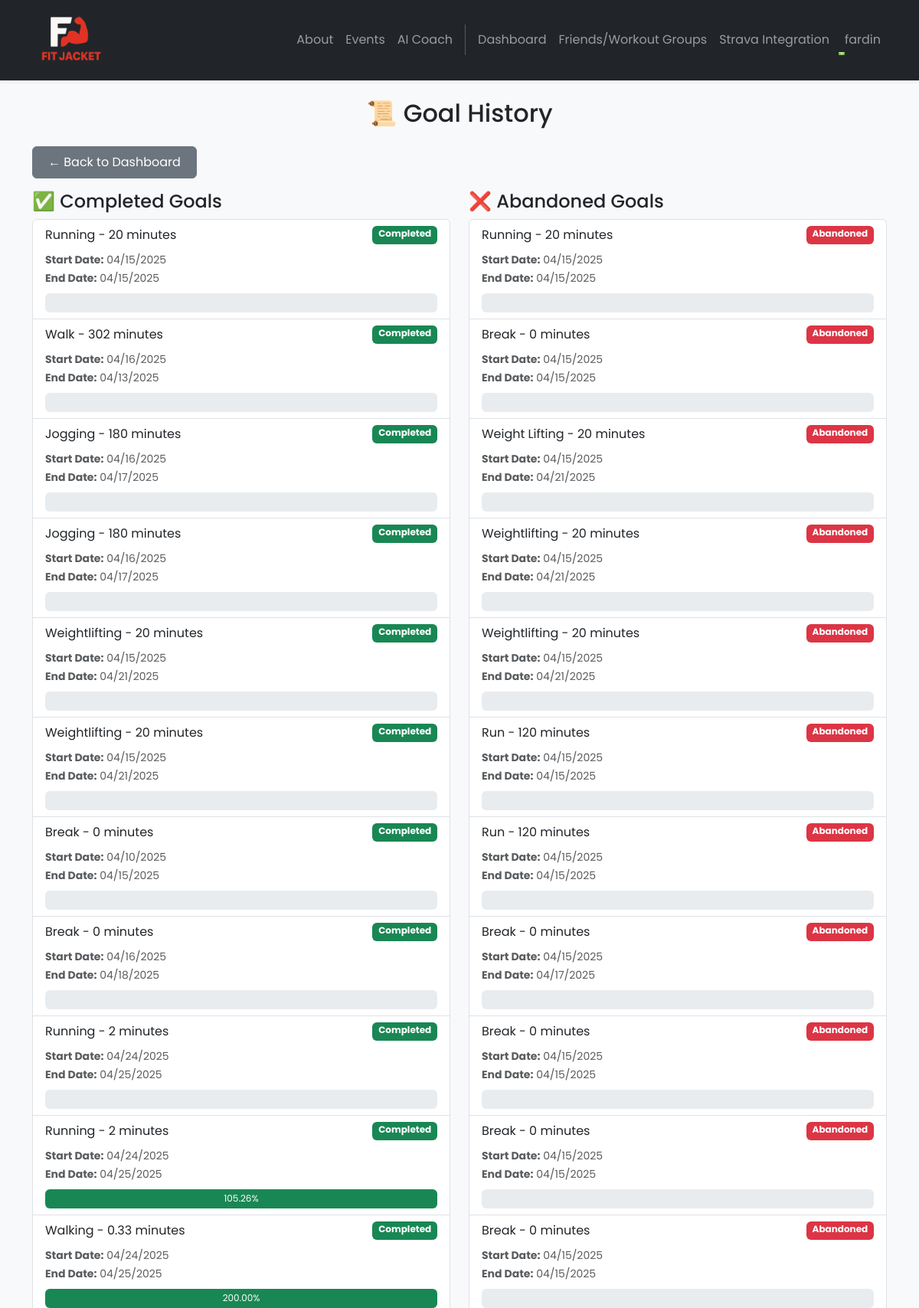
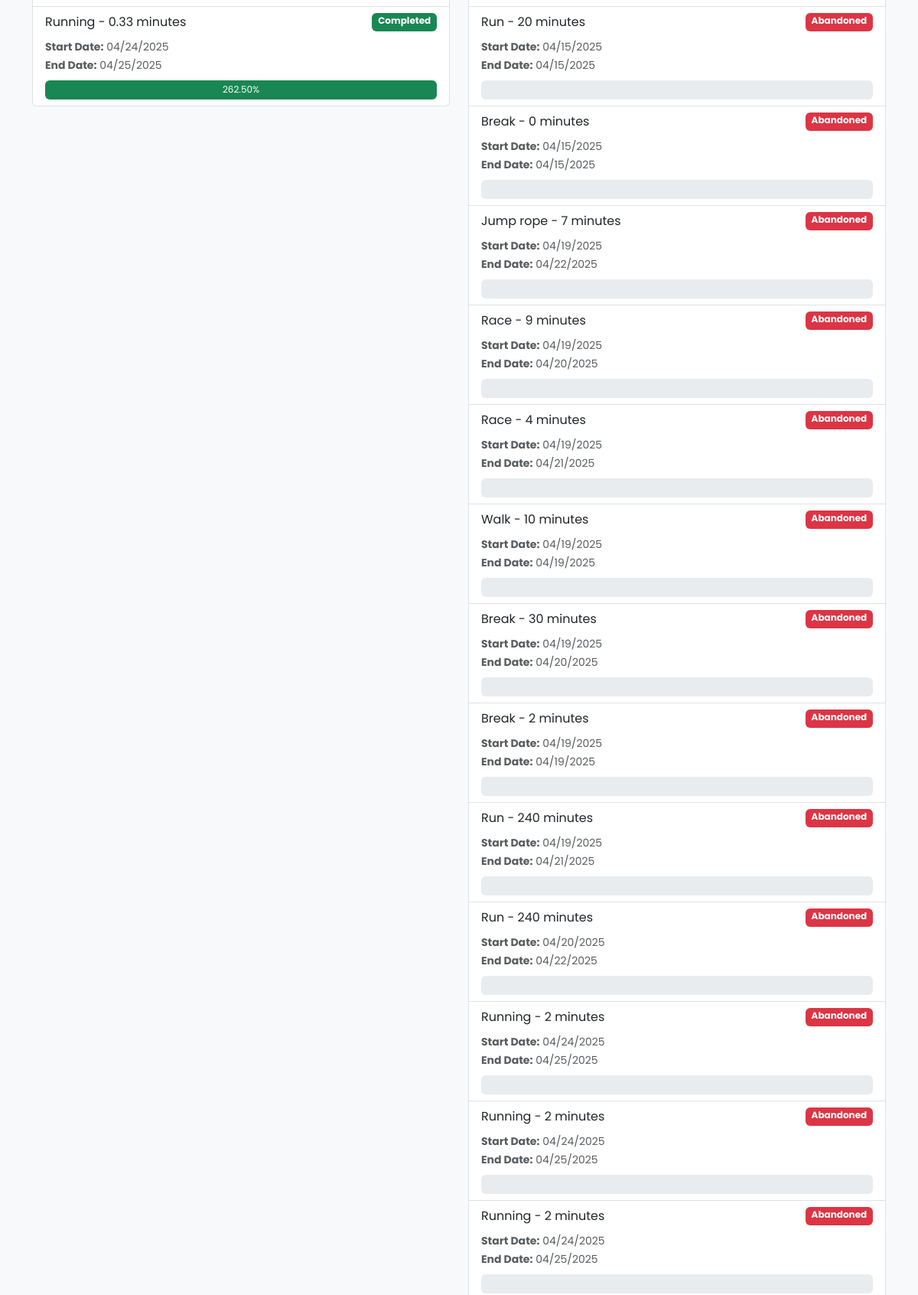
The app's page /dashboard/goal-history/ (signed in, upper part) with its own data (2 pictures, top to bottom).
### dashboard/models.py (models this page shows, shortened)
class Goal(models.Model):
    text = models.CharField(max_length=255)
    created_at = models.DateTimeField(auto_now_add=True)
    start_date = models.DateTimeField(null=True, blank=True, default=timezone.now)
    end_date = models.DateTimeField(null=True, blank=True, default=timezone.now)
    user = models.ForeignKey(User, on_delete=models.CASCADE, null=True)
    completed = models.BooleanField(default=False)
    abandoned = models.BooleanField(default=False)
    favorite = models.BooleanField(default=False)
    total_duration_seconds = models.IntegerField(default=0)
    calories_burnt_per_second = models.FloatField(default=0.0)
    progress = models.FloatField(default=0.0)

### dashboard/views.py (the view)
# urls.py: path('goal-history/', views.goal_history, name='GoalHistory'),
@login_required
def goal_history(request):
    completed_goals = Goal.objects.filter(user=request.user, completed=True)
    abandoned_goals = Goal.objects.filter(user=request.user, abandoned=True)
    return render(request, 'dashboard/goal-history.html', {
        'completed_goals': completed_goals,
        'abandoned_goals': abandoned_goals,
    })

### accounts/context_processors.py (called while the page is built)
def admin_group(request):
    if request.user.is_authenticated:
        is_admin = request.user.groups.filter(name='admin').exists()
    else:
        is_admin = False
    return {'is_admin': is_admin}

### friends/context_processors.py (called while the page is built)
def user_groups(request):
    if request.user.is_authenticated:
        groups = WorkoutGroup.objects.filter(groupmember__user=request.user)
    else:
        groups = []
    return {'user_groups': groups}

### dashboard/templates/dashboard/goal-history.html (shortened to what this page needs)
{% extends 'base.html' %}
{% block content %}
<div class="container py-4">
  <h2 class="mb-4 text-center">📜 Goal History</h2>
  <a href="{% url 'Dashboard' %}" class="btn btn-secondary mb-3">← Back to Dashboard</a>
  <div class="row g-4">
    <div class="col-md-6">
      <h4>✅ Completed Goals</h4>
      {% if completed_goals %}
        <ul class="list-group">
          {% for goal in completed_goals %}
            <li class="list-group-item">
              <div class="d-flex justify-content-between">
                <span>{{ goal.text }}</span>
                <span class="badge bg-success">Completed</span>
              </div>
              <div class="mt-2 text-muted">
                <small>
                  <strong>Start Date:</strong> {{ goal.start_date|date:"m/d/Y" }} <br>
                  <strong>End Date:</strong> {{ goal.end_date|date:"m/d/Y" }}
                </small>
              </div>
              <div class="progress mt-2" style="height: 25px;">
                <div
                  class="progress-bar bg-success"
                  role="progressbar"
                  style="width: {{ goal.progress }}%;"
                  aria-valuenow="{{ goal.progress }}"
                  aria-valuemin="0"
                  aria-valuemax="100">
                  {{ goal.progress|floatformat:2 }}%
                </div>
              </div>
            </li>
          {% endfor %}
        </ul>
      {% else %}
        <p class="text-muted">No completed goals yet.</p>
      {% endif %}
    </div>
    <div class="col-md-6">
      <h4>❌ Abandoned Goals</h4>
      {% if abandoned_goals %}
        <ul class="list-group">
          {% for goal in abandoned_goals %}
            <li class="list-group-item">
              <div class="d-flex justify-content-between">
                <span>{{ goal.text }}</span>
                <span class="badge bg-danger">Abandoned</span>
              </div>
              <div class="mt-2 text-muted">
                <small>
                  <strong>Start Date:</strong> {{ goal.start_date|date:"m/d/Y" }} <br>
                  <strong>End Date:</strong> {{ goal.end_date|date:"m/d/Y" }}
                </small>
              </div>
              <div class="progress mt-2" style="height: 25px;">
              </div>
            </li>
          {% endfor %}
        </ul>
      {% else %}
        <p class="text-muted">No abandoned goals yet.</p>
      {% endif %}
    </div>
  </div>
</div>
{% endblock %}

### FitJacket/templates/base.html (shortened to what this page needs)
<!DOCTYPE html>
<html>
  {% load static %}
  <head>
    <link href="https://cdn.jsdelivr.net/npm/bootstrap@5.3.3/dist/css/bootstrap.min.css" rel="stylesheet">
    <link rel="stylesheet" href="https://cdnjs.cloudflare.com/ajax/libs/font-awesome/6.1.1/css/all.min.css">
    <link rel="stylesheet" type="text/css" href="{% static 'css/style.css' %}">
  </head>
  <body>
    <nav class="navbar navbar-dark bg-dark navbar-expand-lg sticky-top shadow-sm py-2m">
      <div class="container">
        <a class="navbar-brand" href="{% url 'home.index' %}">
          <img src="{% static 'img/fitjacketlogo.png' %}" style="height:100px; width:auto;" alt="logo" />
        </a>
        <div class="collapse navbar-collapse" id="navbarNavAltMarkup">
          <div class="navbar-nav ms-auto navbar-ml">
            <a class="nav-link {% if request.path == '/about/' %}active{% endif %}" href="{% url 'home.about' %}" aria-current="{% if request.path == '/about/' %}page{% endif %}">About</a>
            <a class="nav-link {% if request.path == '/events/' %}active{% endif %}" href="{% url 'events.about' %}" aria-current="{% if request.path == '/events/' %}page{% endif %}">Events</a>
            <a class="nav-link" href="{% url 'ai_coach:home' %}">AI Coach</a>
            {% if user.is_authenticated %}
              <a class="nav-link {% if request.path == '/dashboard/' %}active{% endif %}" href="{% url 'Dashboard' %}" aria-current="{% if request.path == '/dashboard/' %}page{% endif %}">Dashboard</a>
              <a class="nav-link" href="{% url 'friends:userList' %}">Friends/Workout Groups</a>
              <a class="nav-link" href="{% url 'strava.import' %}">Strava Integration</a>
              <li class="nav-item dropdown">
                <a class="nav-link dropdown-toggle" href="#" role="button" data-bs-toggle="dropdown">
                   {{ user.username }}
                </a>
              </li>
            {% else %}
              <a class="nav-link" href="{% url 'accounts.login' %}">Login</a>
              <a class="nav-link" href="{% url 'accounts.signup' %}">Sign Up</a>
              <a class="nav-link" href="{% url 'accounts.resetPassword' %}">Reset Password</a>
            {% endif %}
          </div>
        </div>
      </div>
    </nav>
    <div class="main-content" style="height: 80vh;">
      {% block content %}
      {% endblock content %}
    </div>
  </body>
</html>

### FitJacket/static/css/style.css (style rules this page uses)
body { font-family: 'Poppins', sans-serif; background-color: #f8f9fa; min-height: 100vh; display: flex; flex-direction: column; }
.main-content { flex: 1; }
.navbar { box-shadow: 0 2px 4px rgba(0,0,0,0.1); min-height: 60px; align-items: center; }
nav.navbar { padding-top: 0.15rem; padding-bottom: 0.15rem; }
.navbar-brand { position: relative; overflow: visible; padding-top: 0; padding-bottom: 0; }
.navbar-brand img { height: 100px !important; width: auto !important; transition: transform 0.2s; }
.nav-link { position: relative; transition: color 0.3s; }
.nav-link:after { content: ''; position: absolute; width: 0; height: 2px; bottom: 0; left: 0; background-color: #6ab43e; transition: width 0.3s; }
.btn { padding: 8px 20px; border-radius: 6px; transition: all 0.3s; }

### records on screen
Goal: text "Running - 20 minutes", start_date "04/15/2025", end_date "04/15/2025"
Goal: text "Walk - 302 minutes", start_date "04/16/2025", end_date "04/13/2025"
Goal: text "Jogging - 180 minutes", start_date "04/16/2025", end_date "04/17/2025"
Goal: text "Jogging - 180 minutes", start_date "04/16/2025", end_date "04/17/2025"
Goal: text "Weightlifting - 20 minutes", start_date "04/15/2025", end_date "04/21/2025"
Goal: text "Weightlifting - 20 minutes", start_date "04/15/2025", end_date "04/21/2025"
Goal: text "Break - 0 minutes", start_date "04/10/2025", end_date "04/15/2025"
Goal: text "Break - 0 minutes", start_date "04/16/2025", end_date "04/18/2025"
Goal: text "Running - 2 minutes", start_date "04/24/2025", end_date "04/25/2025"
Goal: text "Running - 2 minutes", start_date "04/24/2025", end_date "04/25/2025", progress "105.26"
Goal: text "Walking - 0.33 minutes", start_date "04/24/2025", end_date "04/25/2025", progress "200.00"
Goal: text "Running - 0.33 minutes", start_date "04/24/2025", end_date "04/25/2025", progress "262.50"
Goal: text "Running - 20 minutes", start_date "04/15/2025", end_date "04/15/2025"
Goal: text "Break - 0 minutes", start_date "04/15/2025", end_date "04/15/2025"
Goal: text "Weight Lifting - 20 minutes", start_date "04/15/2025", end_date "04/21/2025"
Goal: text "Weightlifting - 20 minutes", start_date "04/15/2025", end_date "04/21/2025"
Goal: text "Weightlifting - 20 minutes", start_date "04/15/2025", end_date "04/21/2025"
Goal: text "Run - 120 minutes", start_date "04/15/2025", end_date "04/15/2025"
Goal: text "Run - 120 minutes", start_date "04/15/2025", end_date "04/15/2025"
Goal: text "Break - 0 minutes", start_date "04/15/2025", end_date "04/17/2025"
Goal: text "Break - 0 minutes", start_date "04/15/2025", end_date "04/15/2025"
Goal: text "Break - 0 minutes", start_date "04/15/2025", end_date "04/15/2025"
Goal: text "Break - 0 minutes", start_date "04/15/2025", end_date "04/15/2025"
Goal: text "Run - 20 minutes", start_date "04/15/2025", end_date "04/15/2025"
Goal: text "Break - 0 minutes", start_date "04/15/2025", end_date "04/15/2025"
Goal: text "Jump rope - 7 minutes", start_date "04/19/2025", end_date "04/22/2025"
Goal: text "Race - 9 minutes", start_date "04/19/2025", end_date "04/20/2025"
Goal: text "Race - 4 minutes", start_date "04/19/2025", end_date "04/21/2025"
Goal: text "Walk - 10 minutes", start_date "04/19/2025", end_date "04/19/2025"
Goal: text "Break - 30 minutes", start_date "04/19/2025", end_date "04/20/2025"
Goal: text "Break - 2 minutes", start_date "04/19/2025", end_date "04/19/2025"
Goal: text "Run - 240 minutes", start_date "04/19/2025", end_date "04/21/2025"
Goal: text "Run - 240 minutes", start_date "04/20/2025", end_date "04/22/2025"
Goal: text "Running - 2 minutes", start_date "04/24/2025", end_date "04/25/2025"
Goal: text "Running - 2 minutes", start_date "04/24/2025", end_date "04/25/2025"
Goal: text "Running - 2 minutes", start_date "04/24/2025", end_date "04/25/2025"

### other values on screen
{{ user.username }} "fardin"
